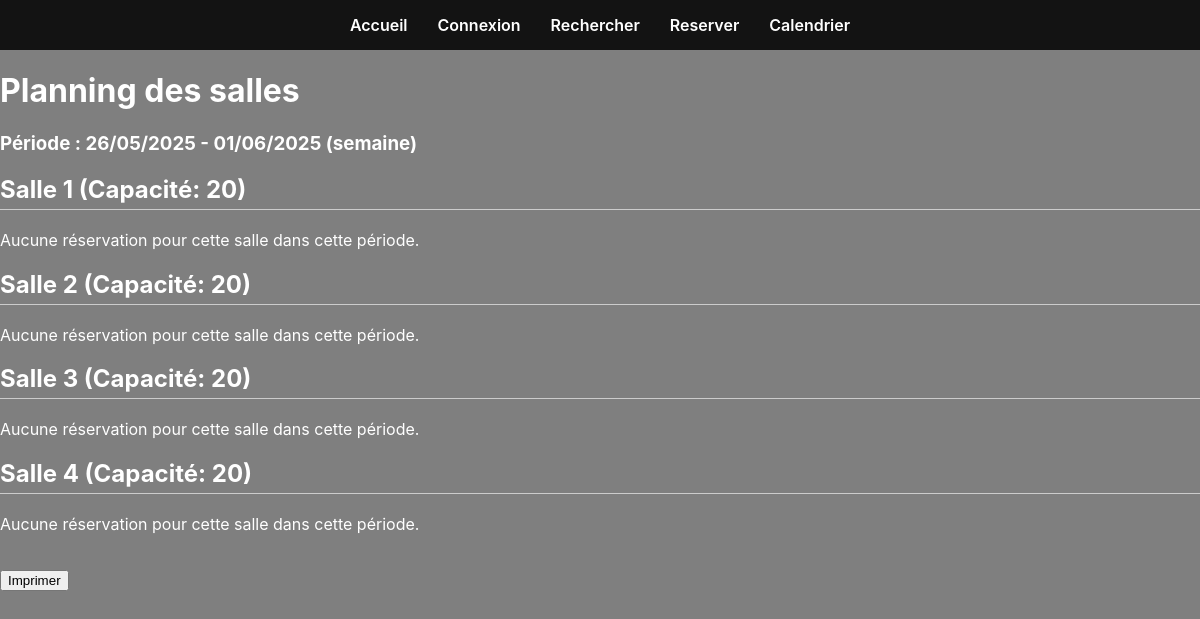
/impression/, run on an earlier commit of the app's database.
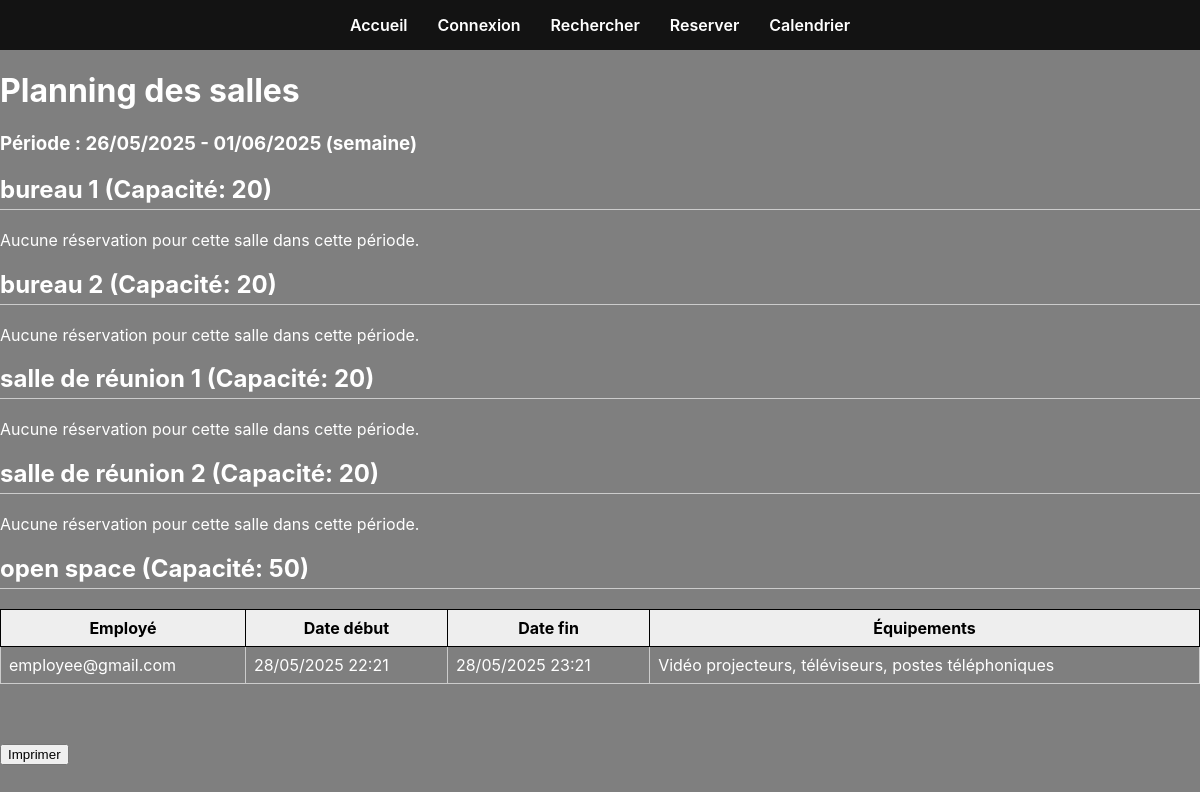
And on a later commit of the database.
### reservation_app/models.py (models this page shows, shortened)
class Salle(models.Model):
    nom = models.CharField(max_length=100)
    capacite = models.IntegerField()
    disponible = models.BooleanField(default=True)
    gerant = models.ForeignKey(Administrateur, on_delete=models.SET_NULL, null=True, blank=True)

class Reservation(models.Model):
    employe = models.ForeignKey(Employe, on_delete=models.CASCADE, related_name='reservations')
    salle = models.ForeignKey(Salle, on_delete=models.CASCADE, related_name='reservations')
    date_debut = models.DateTimeField()
    date_fin = models.DateTimeField()
    equipements = models.ManyToManyField(Equipement, blank=True)

class Employe(models.Model):
    user = models.OneToOneField(User, on_delete=models.CASCADE)

class Equipement(models.Model):
    nom = models.CharField(max_length=100)
    type = models.CharField(max_length=100)
    disponible = models.BooleanField(default=True)
    salle = models.ForeignKey(Salle, on_delete=models.CASCADE, related_name='equipements')

### reservation_app/views.py (the view)
# urls.py: path('impression/', views.impression, name='impression'),
def impression(request):
    periode = 'semaine'
    today = now().date()
    if periode == 'mois':
        debut = today.replace(day=1)
        if debut.month == 12:
            fin = debut.replace(year=debut.year+1, month=1, day=1) - timedelta(days=1)
        else:
            fin = debut.replace(month=debut.month+1, day=1) - timedelta(days=1)
    else:
        debut = today - timedelta(days=today.weekday())
        fin = debut + timedelta(days=6)
    salles = Salle.objects.all()
    planning = {}
    for salle in salles:
        reservations = Reservation.objects.filter(
            salle=salle,
            date_debut__date__gte=debut,
            date_fin__date__lte=fin
        ).order_by('date_debut')
        planning[salle] = reservations
    context = {
        'planning': planning,
        'debut': debut,
        'fin': fin,
        'periode': periode,
    }
    return render(request, 'impression.html', context)

### reservation_app/templates/impression.html (shortened to what this page needs)
{% load static %}
<!DOCTYPE html>
<html lang="fr">
<head>
</head>
<body>
  <nav>
    <a href="{% url 'base' %}">Accueil</a>
    <a href="{% url 'auth' %}">Connexion</a>
    <a href="{% url 'rechercher' %}">Rechercher</a>
    <a href="{% url 'reserver' %}">Reserver </a>
    <a href="{% url 'impression' %}">Calendrier</a>
  </nav>
  <h1>Planning des salles</h1>
  <h3>Période : {{ debut|date:"d/m/Y" }} - {{ fin|date:"d/m/Y" }} ({{ periode }})</h3>
  {% for salle, reservations in planning.items %}
  <h2>{{ salle.nom }} (Capacité: {{ salle.capacite }})</h2>
  {% if reservations %}
  <table>
    <thead>
      <tr>
        <th>Employé</th>
        <th>Date début</th>
        <th>Date fin</th>
        <th>Équipements</th>
      </tr>
    </thead>
    <tbody>
      {% for r in reservations %}
      <tr>
        <td>{{ r.employe.user.username }}</td>
        <td>{{ r.date_debut|date:"d/m/Y H:i" }}</td>
        <td>{{ r.date_fin|date:"d/m/Y H:i" }}</td>
        <td>
          {% for eq in r.equipements.all %}
          {{ eq.nom }}{% if not forloop.last %}, {% endif %}
          {% empty %}
          Aucun
          {% endfor %}
        </td>
      </tr>
      {% endfor %}
    </tbody>
  </table>
  {% else %}
  <p>Aucune réservation pour cette salle dans cette période.</p>
  {% endif %}
  {% empty %}
  <p>Aucune salle trouvée.</p>
  {% endfor %}
  <button onclick="window.print()">Imprimer</button>
</body>
</html>

What changed in the data, as far as the page shows it:
changed Salle: nom "Salle 1" → "bureau 1"
changed Salle: nom "Salle 2" → "bureau 2"
changed Salle: nom "Salle 3" → "salle de réunion 1"
changed Salle: nom "Salle 4" → "salle de réunion 2"
added Salle: nom "open space", capacite "50"
added Reservation: employe.user.username "employee@gmail.com", date_debut "28/05/2025 22:21", date_fin "28/05/2025 23:21"
added Equipement: nom "Vidéo projecteurs"
added Equipement: nom "téléviseurs"
added Equipement: nom "postes téléphoniques"
